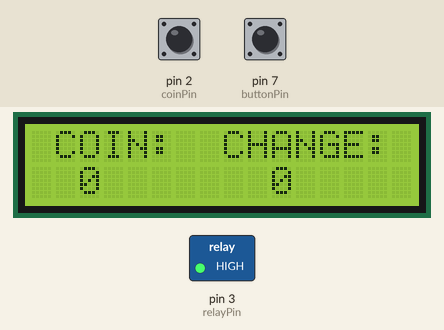
This sketch was run on a simulated Arduino Uno, built with avr-gcc and run on an emulated ATmega328P. Shown: 16×2 character LCD, switched loads named in the sketch (green lamp = pin HIGH). Inputs (shaded band) come from the test bench; at power-on: pin 7 (buttonPin) HIGH, pin 2 (coinPin) HIGH.

Above: at 1.2 s.
1.3 s: pin 7 (buttonPin) pulled LOW for 0.15 s
At 2.6 s:
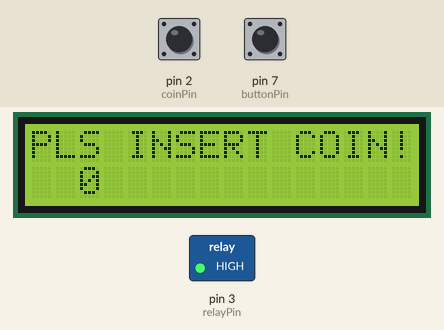
4.4 s: pin 2 (coinPin) pulled LOW for 0.15 s
At 5.0 s:
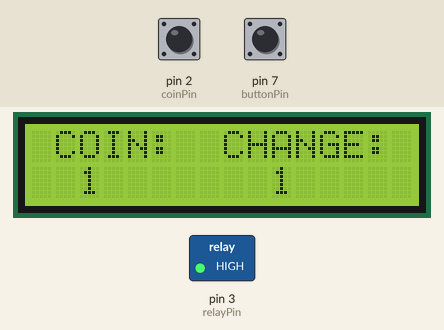
6.0 s: pin 7 (buttonPin) pulled LOW for 1 s
At 8.4 s:
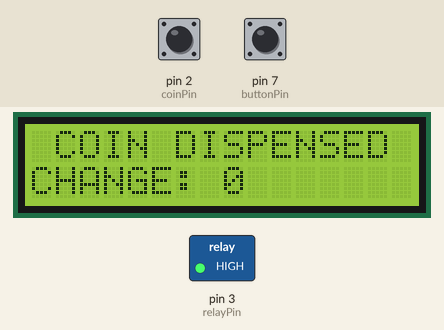
10.0 s: pin 2 (coinPin) pulled LOW for 1 s
At 10.6 s:
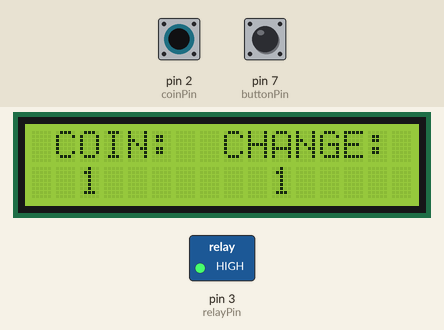
14.0 s: pin 7 (buttonPin) pulled LOW for 0.15 s
At 15.2 s:
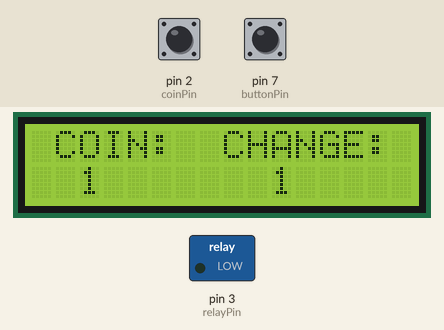
17.1 s: pin 7 (buttonPin) pulled LOW for 3.2 s
At 19.2 s:
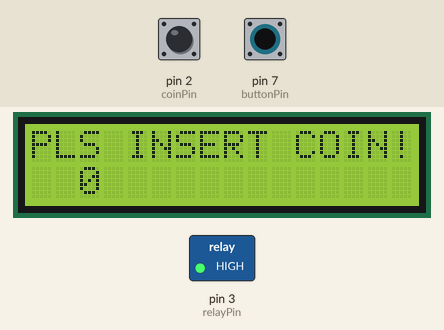
Timing chart, 0 to 20.7 s (numbered marks = the images above; inputs shaded):
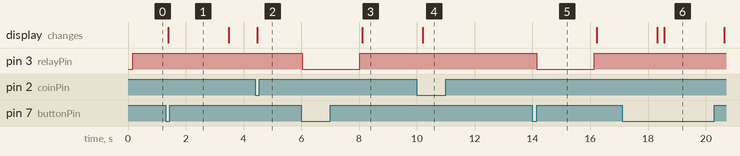

Measured:
- after the input at 1.3 s, the display: changes after 0.10 s (image 1)
- after the input at 4.4 s, the display: changes after 0.07 s (image 2)
- after the input at 6.0 s, pin 3 (relayPin): HIGH → LOW at once, → HIGH 2.0 s later; the display: changes after 2.1 s (image 3)
- after the input at 10.0 s, the display: changes after 0.20 s (image 4)
- after the input at 14.0 s, pin 3 (relayPin): HIGH → LOW after 0.15 s, → HIGH 2.0 s later
- after the input at 17.1 s, the display: first differs from a run without the input after 1.5 s (image 6)

The sketch:

n3.ino
```cpp
#include <Wire.h>
#include <LiquidCrystal_I2C.h>

LiquidCrystal_I2C lcd(0x27, 16, 2);

const int coinPin = 2;
int buttonPin = 7;
int relayPin = 3;
int coinCount = 0;
bool relayOn = false;

void setup() {
  pinMode(coinPin, INPUT_PULLUP);
  pinMode(buttonPin, INPUT_PULLUP);
  pinMode(relayPin, OUTPUT);
  attachInterrupt(0, countCoin, FALLING);

  lcd.begin();
  lcd.backlight();
  lcd.setCursor(0, 0);
  lcd.print(" COIN:  CHANGE:");
  lcd.setCursor(2, 1);
  lcd.print(coinCount);
  lcd.setCursor(10, 1);
  lcd.print(coinCount);
}

void loop() {
  DisplayMain();
  digitalWrite(relayPin, HIGH);
  if (!relayOn) {
    int buttonState = digitalRead(buttonPin);
    if (buttonState == LOW) {
      if (coinCount > 0){
        dispenseCoin();
        relayOn = true;
        Relay();
        DisplayLoading();
        delay(2000);
        DisplayMain();
      } else {
        DisplayInsertCoin();
        delay(2000);
        DisplayMain();
      }
    }
  } else {
    int buttonState = digitalRead(buttonPin);
    if (buttonState == LOW) {
      relayOn = false;
    }
  }
}

void countCoin() {
  if(!relayOn){
    coinCount = coinCount + 1;
    Serial.print("Coins inserted: ");
    Serial.println(coinCount);
  }else if(coinCount == 0){
    coinCount = coinCount + 1;
    Serial.print("Coins inserted: ");
    Serial.println(coinCount);
  }
}

void dispenseCoin() {
    coinCount--;
}

void Relay(){
  digitalWrite(relayPin, LOW);
  delay(2000);
  digitalWrite(relayPin, HIGH);
}

void DisplayLoading(){
  lcd.begin();
  lcd.backlight();
  lcd.setCursor(0, 0);
  lcd.print(" COIN DISPENSED");
  lcd.setCursor(0, 1);
  lcd.print("CHANGE: ");
  lcd.print(coinCount);
}

void DisplayMain(){
  lcd.begin();
  lcd.backlight();
  lcd.setCursor(0, 0);
  lcd.print(" COIN:  CHANGE:");
  lcd.setCursor(2, 1);
  lcd.print(coinCount);
  lcd.setCursor(10, 1);
  lcd.print(coinCount);
}

void DisplayInsertCoin(){
  lcd.begin();
  lcd.backlight();
  lcd.setCursor(0, 0);
  lcd.print("PLS INSERT COIN!");
  lcd.setCursor(2, 1);
  lcd.print(coinCount);
}
```
